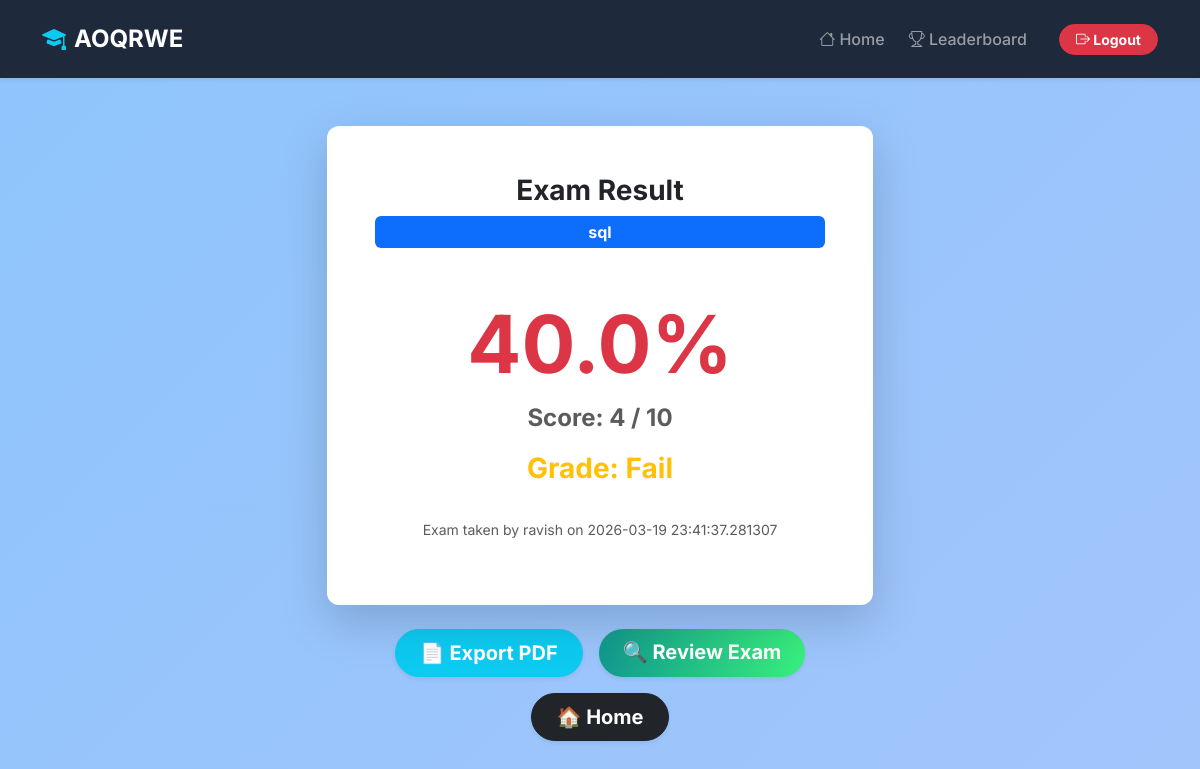
/result/1 (signed in), run on the app's committed database.
### tables this page shows
CREATE TABLE subjects (
            id INTEGER PRIMARY KEY AUTOINCREMENT,
            name TEXT NOT NULL UNIQUE
        );

CREATE TABLE results (
            id INTEGER PRIMARY KEY AUTOINCREMENT,
            student_name TEXT NOT NULL,
            subject_id INTEGER NOT NULL,
            score INTEGER NOT NULL,
            total INTEGER NOT NULL,
            percentage REAL NOT NULL,
            grade TEXT NOT NULL,
            exam_date DATETIME NOT NULL,
            user_answers TEXT,
            FOREIGN KEY (subject_id) REFERENCES subjects (id)
        );

### app.py (the view)
@app.route('/result/<int:result_id>')
def result(result_id):
    if 'student' not in session and 'admin' not in session: return redirect(url_for('login', role='user'))
    conn = get_db_connection()
    res = conn.execute("SELECT r.*, s.name as subject_name FROM results r JOIN subjects s ON r.subject_id=s.id WHERE r.id=?", (result_id,)).fetchone()
    conn.close()
    if res:
        return render_template('result.html', result=dict(res))
    return redirect(url_for('quiz_intro'))

### app.py (called while the page is built)
def get_db_connection():
    conn = sqlite3.connect('quiz_app.db')
    conn.row_factory = sqlite3.Row
    return conn

### templates/result.html (shortened to what this page needs)
{% extends "base.html" %}
{% block content %}
<div class="row justify-content-center mt-5 fade-in">
    <div class="col-md-6">
        <div id="resultCard" class="card glass-card p-5 text-center shadow-lg border-0">
            <h3 class="fw-bold text-dark mb-2">Exam Result</h3>
            <span class="badge bg-primary mb-4 p-2 fs-6">{{ result.subject_name }}</span>
            <div class="my-4">
                <h1 class="display-1 fw-bold {% if result.percentage >= 50 %}text-success{% else %}text-danger{% endif %}">
                    {{ result.percentage | round(2) }}%
                </h1>
                <p class="fs-4 text-muted mt-2 fw-bold">Score: {{ result.score }} / {{ result.total }}</p>
                <h3 class="fw-bold text-warning">Grade: {{ result.grade }}</h3>
            </div>
            <p class="text-muted"><small>Exam taken by {{ result.student_name }} on {{ result.exam_date }}</small></p>
        </div>
        <div class="text-center mt-4 d-flex justify-content-center gap-3 flex-wrap">
            <button onclick="downloadPDF()" class="btn btn-info btn-lg px-4 rounded-pill shadow-sm text-white fw-bold">
                📄 Export PDF
            </button>
            <a href="{{ url_for('review', result_id=result.id) }}" class="btn btn-primary btn-lg px-4 rounded-pill shadow-sm fw-bold">
                🔍 Review Exam
            </a>
            <a href="{{ url_for('quiz_intro') }}" class="btn btn-dark btn-lg px-4 rounded-pill shadow-sm fw-bold">
                🏠 Home
            </a>
        </div>
    </div>
</div>
{% endblock %}

### static/css/style.css (style rules this page uses)
body { background: linear-gradient(-45deg, #e0c3fc, #8ec5fc); background-size: 400% 400%; animation: gradientBG 15s ease infinite; font-family: 'Inter', sans-serif; color: #333; min-height: 100vh; }
.fade-in { animation: fadeIn 0.8s ease-in-out; }
.glass-card { background: rgba(255, 255, 255, 0.85); border-radius: 16px; box-shadow: 0 8px 32px rgba(0, 0, 0, 0.1); backdrop-filter: blur(10px); -webkit-backdrop-filter: blur(10px); border: 1px solid rgba(255, 255, 255, 0.4); }
.btn-primary { background: linear-gradient(90deg, #11998e, #38ef7d); border: none; transition: 0.3s; }

### templates/base.html (style rules this page uses)
body { font-family: 'Inter', sans-serif; background-color: #f8fafc; color: #0f172a; }
.glass-card { background: #ffffff; border-radius: 12px; box-shadow: 0 4px 6px -1px rgba(0, 0, 0, 0.1), 0 2px 4px -1px rgba(0, 0, 0, 0.06); border: 1px solid #e2e8f0; }
.btn-primary { background-color: #2563eb; border-color: #2563eb; }

### data on the page
subjects: subject_name "sql"
results: percentage "40.0", score "4", total "10", grade "Fail", student_name "ravish", exam_date "2026-03-19 23:41:37.281307"
